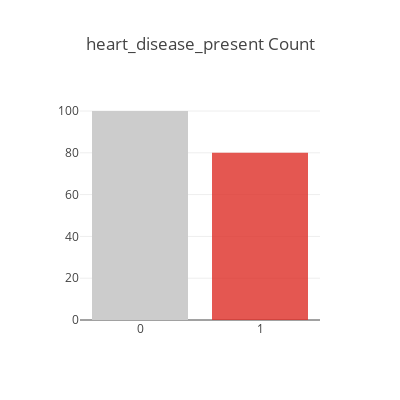

Source (notebook cell):
### Code cell
targets_plot = [go.Bar(y = df_final['heart_disease_present'].value_counts(),\
                     marker = dict(color = ['rgba(204,204,204,1)', 'rgba(222,45,38,0.8)']))]

layout = go.Layout(title='heart_disease_present Count',width=400, height=400, xaxis= dict(dtick=1))
fig = go.Figure(targets_plot, layout=layout)
plotly.offline.iplot(fig)

### Figure 1 — Plotly figure (JSON) as saved in the notebook; plotly's stock layout.template omitted (floating-point values rounded to 4 significant figures)
{"data": [{"marker": {"color": ["rgba(204,204,204,1)", "rgba(222,45,38,0.8)"]}, "type": "bar", "uid": "1b8d84b3-594c-4d9a-92bf-dcbad4d2287a", "y": [100, 80]}], "layout": {"height": 400, "title": {"text": "heart_disease_present Count"}, "width": 400, "xaxis": {"dtick": 1}}}
